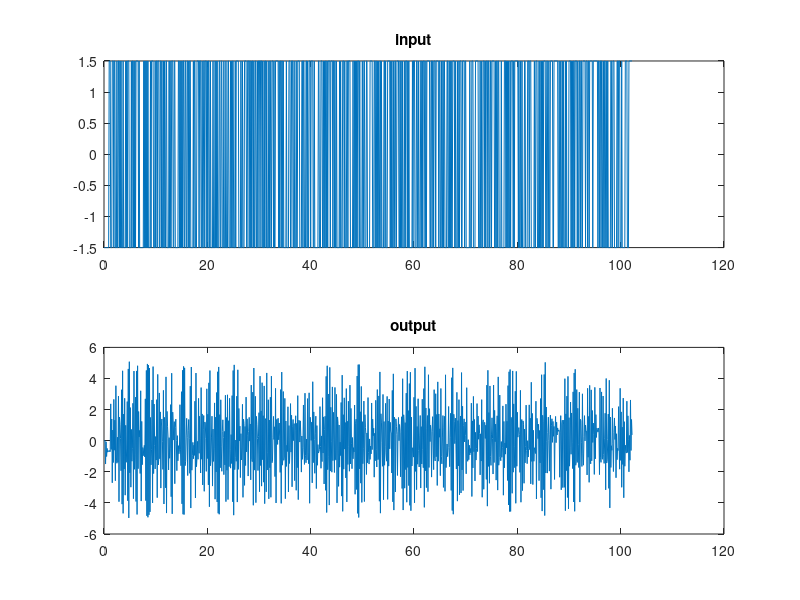
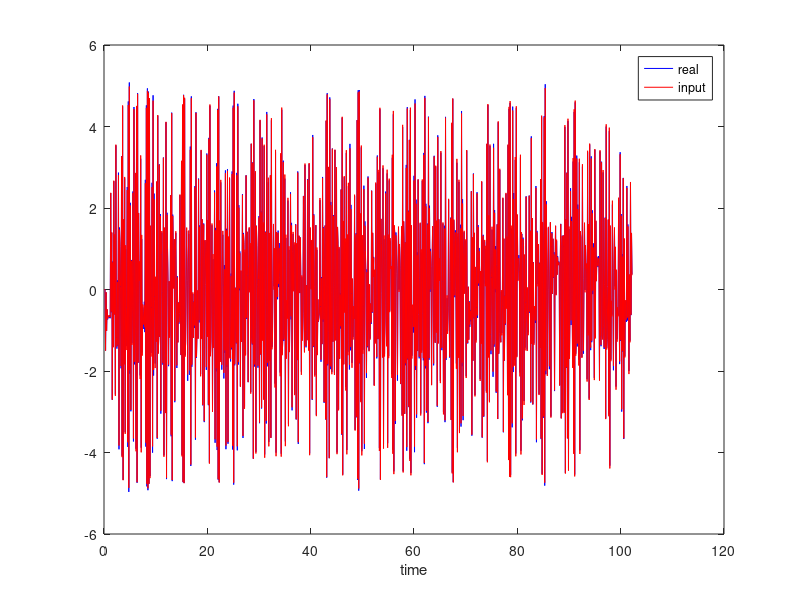

The MATLAB script that drew these images, in order:
clc
clear
close all;

load ('y.mat'); load ('u.mat'); load ('t.mat');

figure(1);
subplot(2,1,1)
plot(t,u);
title("input")
subplot(2,1,2)
plot(t,y);
title("output")
T=0.1;

na=4;%order of denum
nb=na;%order of num


N=length(y);

for i=1:na
   for j=1:N
        if j>i
           U(j,i)=-y(j-i);  
        else
           U(j,i)=0;
        end 
    end
end
for i=na+1:na+nb
  for j=1:N
        if j>(i-na)
           U(j,i)=u(j-i+na+1);  
        elseif j==i-na
             U(j,i)=u(1);
        else
           U(j,i)=0;
        end 
  end
end

Ut=U';

DetU=det(Ut*U);
RU=rank(Ut*U);

disp(['determinant Ut*U: ', num2str(DetU)]);
disp(['rank Ut*U: ', num2str(RU)]);

tetha_hat_LS=(inv(Ut*U))*(Ut*y);
y_hat=U*tetha_hat_LS;

%validation
SSE = sum((y - y_hat).^2);
MSE = mean((y - y_hat).^2);
mean_y_real = mean(y);
SSR = sum((y_hat - mean_y_real).^2);
R_squared = 1 - SSE / SSR;


figure;
plot(t, y, 'b', t, y_hat, 'r');
legend('real','input','estimated');
xlabel('time');

disp(['SSE: ', num2str(SSE)]);
disp(['MSE: ', num2str(MSE)]);
disp(['R-squared: ', num2str(R_squared)]);